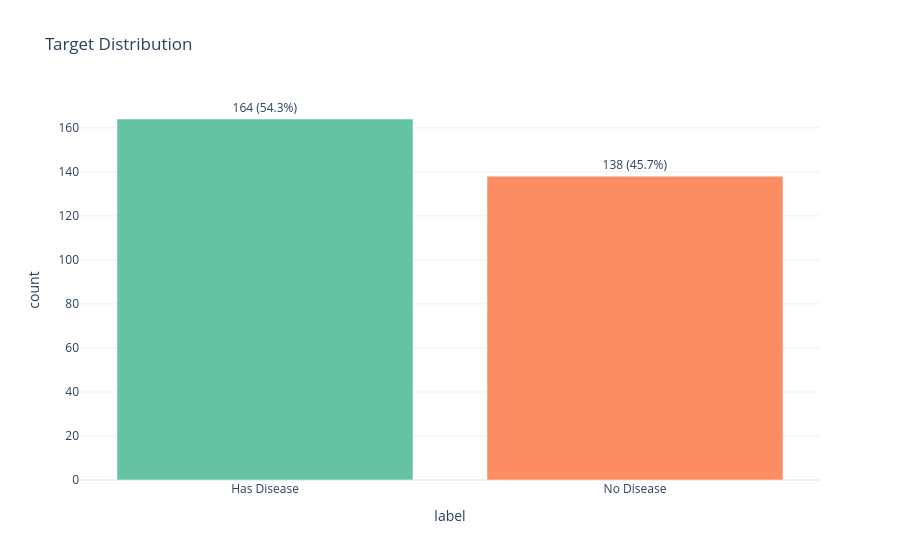
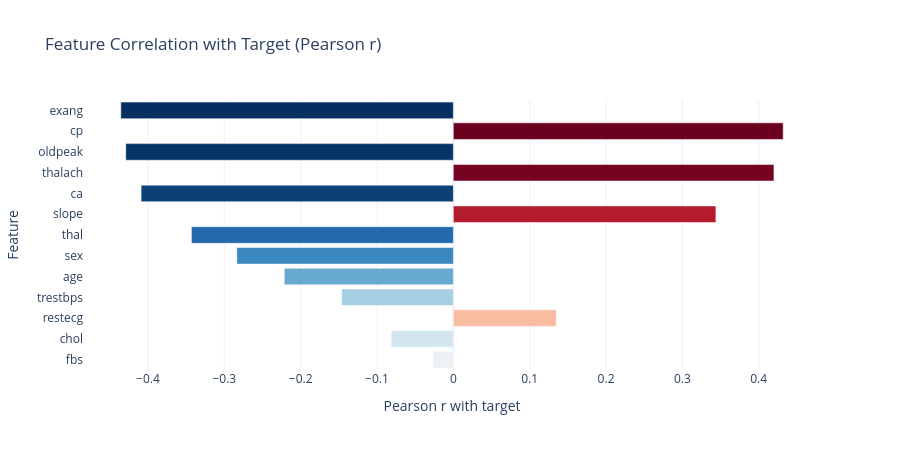
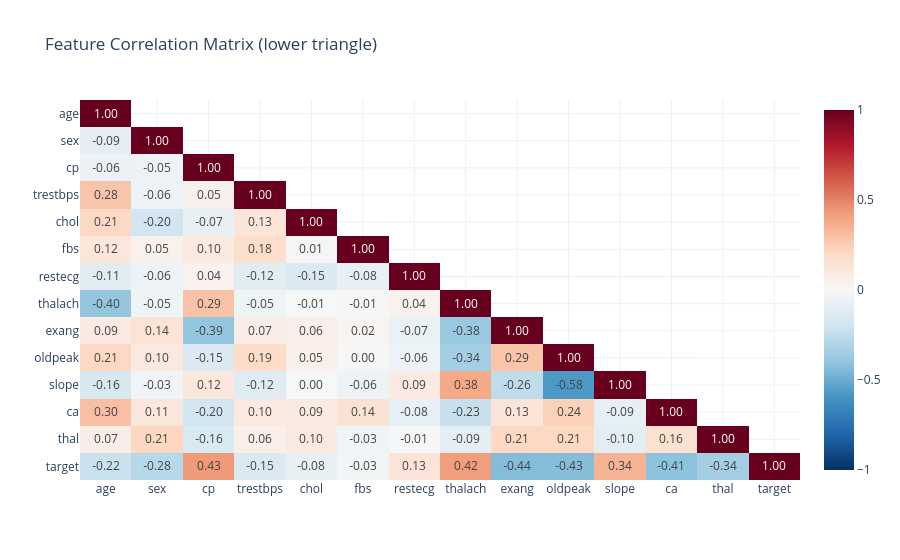
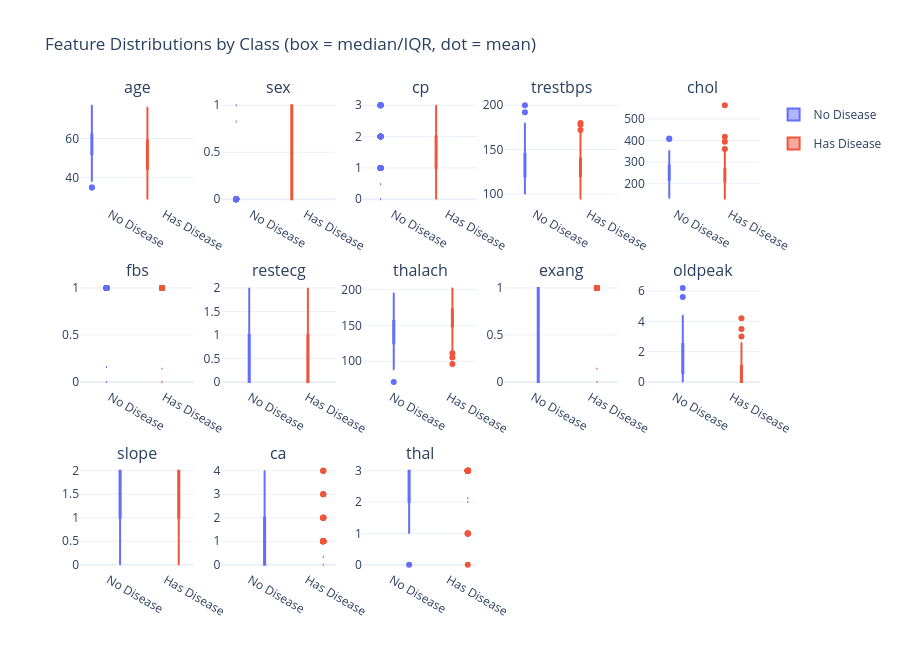

Notebook cell for these charts, in order:
### Markdown cell above
## 3. Exploratory Data Analysis

### Code cell
# ── 1. Target distribution ────────────────────────────────────
target_counts = df_raw['target'].value_counts().reset_index()
target_counts.columns = ['target', 'count']
target_counts['label'] = target_counts['target'].map({0: 'No Disease', 1: 'Has Disease'})
target_counts['pct'] = (target_counts['count'] / target_counts['count'].sum() * 100).round(1)
target_counts['text'] = target_counts.apply(lambda r: f"{r['count']} ({r['pct']}%)", axis=1)

px.bar(
    target_counts, x='label', y='count', color='label',
    title='Target Distribution',
    color_discrete_sequence=px.colors.qualitative.Set2,
    text='text', template='plotly_white',
).update_traces(textposition='outside').update_layout(showlegend=False).show()

# ── 2. Feature–target correlation bar ─────────────────────────
# Most actionable EDA view for classification: which features drive the target?
feat_corr = (
    df_raw.corrwith(df_raw['target'])
    .drop('target')
    .sort_values(key=abs, ascending=True)
)
px.bar(
    x=feat_corr.values, y=feat_corr.index,
    orientation='h',
    title='Feature Correlation with Target (Pearson r)',
    color=feat_corr.values,
    color_continuous_scale='RdBu_r',
    color_continuous_midpoint=0,
    template='plotly_white',
    labels={'x': 'Pearson r with target', 'y': 'Feature'},
).update_layout(coloraxis_showscale=False, height=450).show()

# ── 3. Correlation heatmap (lower triangle only) ───────────────
corr = df_raw.corr(numeric_only=True)
corr_display = corr.mask(np.triu(np.ones(corr.shape, dtype=bool), k=1))
px.imshow(
    corr_display, text_auto='.2f',
    title='Feature Correlation Matrix (lower triangle)',
    color_continuous_scale='RdBu_r', zmin=-1, zmax=1, template='plotly_white',
    aspect='auto',
).show()

# ── 4. Box plots: class separation per feature ────────────────
# Box plots reveal median shift and IQR overlap between classes -
# the primary visual signal for each feature's predictive power.
numeric_cols = [c for c in df_raw.columns if c != 'target']
fig_box = make_subplots(rows=3, cols=5, subplot_titles=numeric_cols[:13])
_class_style = [(0, 'No Disease', '#636EFA'), (1, 'Has Disease', '#EF553B')]
for i, col in enumerate(numeric_cols[:13]):
    r_idx, c_idx = divmod(i, 5)
    for t_val, label, color in _class_style:
        fig_box.add_trace(
            go.Box(
                y=df_raw[df_raw['target'] == t_val][col],
                name=label, marker_color=color,
                showlegend=(i == 0), legendgroup=label,
                boxmean=True,
            ),
            row=r_idx + 1, col=c_idx + 1,
        )
fig_box.update_layout(
    title='Feature Distributions by Class (box = median/IQR, dot = mean)',
    height=650, template='plotly_white', boxmode='group',
)
fig_box.show()

### Figure 1 — Plotly figure (JSON) as saved in the notebook; plotly's stock layout.template omitted (floating-point values rounded to 4 significant figures)
{"data": [{"hovertemplate": "label=%{x}<br>count=%{y}<br>text=%{text}<extra></extra>", "legendgroup": "Has Disease", "marker": {"color": "rgb(102,194,165)", "pattern": {"shape": ""}}, "name": "Has Disease", "orientation": "v", "showlegend": true, "text": ["164 (54.3%)"], "textposition": "outside", "type": "bar", "x": ["Has Disease"], "xaxis": "x", "y": [164], "yaxis": "y"}, {"hovertemplate": "label=%{x}<br>count=%{y}<br>text=%{text}<extra></extra>", "legendgroup": "No Disease", "marker": {"color": "rgb(252,141,98)", "pattern": {"shape": ""}}, "name": "No Disease", "orientation": "v", "showlegend": true, "text": ["138 (45.7%)"], "textposition": "outside", "type": "bar", "x": ["No Disease"], "xaxis": "x", "y": [138], "yaxis": "y"}], "layout": {"barmode": "relative", "legend": {"title": {"text": "label"}, "tracegroupgap": 0}, "showlegend": false, "title": {"text": "Target Distribution"}, "xaxis": {"anchor": "y", "categoryarray": ["Has Disease", "No Disease"], "categoryorder": "array", "domain": [0, 1], "title": {"text": "label"}}, "yaxis": {"anchor": "x", "domain": [0, 1], "title": {"text": "count"}}}}

### Figure 2 — Plotly figure (JSON) as saved in the notebook; plotly's stock layout.template omitted (floating-point values rounded to 4 significant figures)
{"data": [{"hovertemplate": "Pearson r with target=%{x}<br>Feature=%{y}<br>color=%{marker.color}<extra></extra>", "legendgroup": "", "marker": {"color": [-0.02683, -0.08144, 0.1349, -0.1463, -0.2215, -0.2836, -0.3431, 0.3439, -0.409, 0.42, -0.4291, 0.4321, -0.4356], "coloraxis": "coloraxis", "pattern": {"shape": ""}}, "name": "", "orientation": "h", "showlegend": false, "textposition": "auto", "type": "bar", "x": [-0.02683, -0.08144, 0.1349, -0.1463, -0.2215, -0.2836, -0.3431, 0.3439, -0.409, 0.42, -0.4291, 0.4321, -0.4356], "xaxis": "x", "y": ["fbs", "chol", "restecg", "trestbps", "age", "sex", "thal", "slope", "ca", "thalach", "oldpeak", "cp", "exang"], "yaxis": "y"}], "layout": {"barmode": "relative", "coloraxis": {"autocolorscale": false, "cmid": 0, "colorbar": {"title": {"text": "color"}}, "colorscale": [[0, "rgb(5,48,97)"], [0.1, "rgb(33,102,172)"], [0.2, "rgb(67,147,195)"], [0.3, "rgb(146,197,222)"], [0.4, "rgb(209,229,240)"], [0.5, "rgb(247,247,247)"], [0.6, "rgb(253,219,199)"], [0.7, "rgb(244,165,130)"], [0.8, "rgb(214,96,77)"], [0.9, "rgb(178,24,43)"], [1, "rgb(103,0,31)"]], "showscale": false}, "height": 450, "legend": {"tracegroupgap": 0}, "title": {"text": "Feature Correlation with Target (Pearson r)"}, "xaxis": {"anchor": "y", "domain": [0, 1], "title": {"text": "Pearson r with target"}}, "yaxis": {"anchor": "x", "domain": [0, 1], "title": {"text": "Feature"}}}}

### Figure 3 — Plotly figure (JSON) as saved in the notebook; plotly's stock layout.template omitted (floating-point values rounded to 4 significant figures; data arrays with more than 128 entries replaced by an {"elided": "..."} marker saying what was removed)
{"data": [{"coloraxis": "coloraxis", "hovertemplate": "x: %{x}<br>y: %{y}<br>color: %{z}<extra></extra>", "name": "0", "texttemplate": "%{z:.2f}", "type": "heatmap", "x": ["age", "sex", "cp", "trestbps", "chol", "fbs", "restecg", "thalach", "exang", "oldpeak", "slope", "ca", "thal", "target"], "xaxis": "x", "y": ["age", "sex", "cp", "trestbps", "chol", "fbs", "restecg", "thalach", "exang", "oldpeak", "slope", "ca", "thal", "target"], "yaxis": "y", "z": {"elided": "14x14 float values"}}], "layout": {"coloraxis": {"autocolorscale": false, "cmax": 1, "cmin": -1, "colorscale": [[0, "rgb(5,48,97)"], [0.1, "rgb(33,102,172)"], [0.2, "rgb(67,147,195)"], [0.3, "rgb(146,197,222)"], [0.4, "rgb(209,229,240)"], [0.5, "rgb(247,247,247)"], [0.6, "rgb(253,219,199)"], [0.7, "rgb(244,165,130)"], [0.8, "rgb(214,96,77)"], [0.9, "rgb(178,24,43)"], [1, "rgb(103,0,31)"]]}, "title": {"text": "Feature Correlation Matrix (lower triangle)"}, "xaxis": {"anchor": "y", "domain": [0, 1]}, "yaxis": {"anchor": "x", "autorange": "reversed", "domain": [0, 1]}}}

### Figure 4 — Plotly figure (JSON) as saved in the notebook; plotly's stock layout.template omitted (floating-point values rounded to 4 significant figures; data arrays with more than 128 entries replaced by an {"elided": "..."} marker saying what was removed)
{"data": [{"boxmean": true, "legendgroup": "No Disease", "marker": {"color": "#636EFA"}, "name": "No Disease", "showlegend": true, "type": "box", "xaxis": "x", "y": {"elided": "138 int values"}, "yaxis": "y"}, {"boxmean": true, "legendgroup": "Has Disease", "marker": {"color": "#EF553B"}, "name": "Has Disease", "showlegend": true, "type": "box", "xaxis": "x", "y": {"elided": "164 int values"}, "yaxis": "y"}, {"boxmean": true, "legendgroup": "No Disease", "marker": {"color": "#636EFA"}, "name": "No Disease", "showlegend": false, "type": "box", "xaxis": "x2", "y": {"elided": "138 int values"}, "yaxis": "y2"}, {"boxmean": true, "legendgroup": "Has Disease", "marker": {"color": "#EF553B"}, "name": "Has Disease", "showlegend": false, "type": "box", "xaxis": "x2", "y": {"elided": "164 int values"}, "yaxis": "y2"}, {"boxmean": true, "legendgroup": "No Disease", "marker": {"color": "#636EFA"}, "name": "No Disease", "showlegend": false, "type": "box", "xaxis": "x3", "y": {"elided": "138 int values"}, "yaxis": "y3"}, {"boxmean": true, "legendgroup": "Has Disease", "marker": {"color": "#EF553B"}, "name": "Has Disease", "showlegend": false, "type": "box", "xaxis": "x3", "y": {"elided": "164 int values"}, "yaxis": "y3"}, {"boxmean": true, "legendgroup": "No Disease", "marker": {"color": "#636EFA"}, "name": "No Disease", "showlegend": false, "type": "box", "xaxis": "x4", "y": {"elided": "138 int values"}, "yaxis": "y4"}, {"boxmean": true, "legendgroup": "Has Disease", "marker": {"color": "#EF553B"}, "name": "Has Disease", "showlegend": false, "type": "box", "xaxis": "x4", "y": {"elided": "164 int values"}, "yaxis": "y4"}, {"boxmean": true, "legendgroup": "No Disease", "marker": {"color": "#636EFA"}, "name": "No Disease", "showlegend": false, "type": "box", "xaxis": "x5", "y": {"elided": "138 int values"}, "yaxis": "y5"}, {"boxmean": true, "legendgroup": "Has Disease", "marker": {"color": "#EF553B"}, "name": "Has Disease", "showlegend": false, "type": "box", "xaxis": "x5", "y": {"elided": "164 int values"}, "yaxis": "y5"}, {"boxmean": true, "legendgroup": "No Disease", "marker": {"color": "#636EFA"}, "name": "No Disease", "showlegend": false, "type": "box", "xaxis": "x6", "y": {"elided": "138 int values"}, "yaxis": "y6"}, {"boxmean": true, "legendgroup": "Has Disease", "marker": {"color": "#EF553B"}, "name": "Has Disease", "showlegend": false, "type": "box", "xaxis": "x6", "y": {"elided": "164 int values"}, "yaxis": "y6"}, {"boxmean": true, "legendgroup": "No Disease", "marker": {"color": "#636EFA"}, "name": "No Disease", "showlegend": false, "type": "box", "xaxis": "x7", "y": {"elided": "138 int values"}, "yaxis": "y7"}, {"boxmean": true, "legendgroup": "Has Disease", "marker": {"color": "#EF553B"}, "name": "Has Disease", "showlegend": false, "type": "box", "xaxis": "x7", "y": {"elided": "164 int values"}, "yaxis": "y7"}, {"boxmean": true, "legendgroup": "No Disease", "marker": {"color": "#636EFA"}, "name": "No Disease", "showlegend": false, "type": "box", "xaxis": "x8", "y": {"elided": "138 int values"}, "yaxis": "y8"}, {"boxmean": true, "legendgroup": "Has Disease", "marker": {"color": "#EF553B"}, "name": "Has Disease", "showlegend": false, "type": "box", "xaxis": "x8", "y": {"elided": "164 int values"}, "yaxis": "y8"}, {"boxmean": true, "legendgroup": "No Disease", "marker": {"color": "#636EFA"}, "name": "No Disease", "showlegend": false, "type": "box", "xaxis": "x9", "y": {"elided": "138 int values"}, "yaxis": "y9"}, {"boxmean": true, "legendgroup": "Has Disease", "marker": {"color": "#EF553B"}, "name": "Has Disease", "showlegend": false, "type": "box", "xaxis": "x9", "y": {"elided": "164 int values"}, "yaxis": "y9"}, {"boxmean": true, "legendgroup": "No Disease", "marker": {"color": "#636EFA"}, "name": "No Disease", "showlegend": false, "type": "box", "xaxis": "x10", "y": {"elided": "138 float values"}, "yaxis": "y10"}, {"boxmean": true, "legendgroup": "Has Disease", "marker": {"color": "#EF553B"}, "name": "Has Disease", "showlegend": false, "type": "box", "xaxis": "x10", "y": {"elided": "164 float values"}, "yaxis": "y10"}, {"boxmean": true, "legendgroup": "No Disease", "marker": {"color": "#636EFA"}, "name": "No Disease", "showlegend": false, "type": "box", "xaxis": "x11", "y": {"elided": "138 int values"}, "yaxis": "y11"}, {"boxmean": true, "legendgroup": "Has Disease", "marker": {"color": "#EF553B"}, "name": "Has Disease", "showlegend": false, "type": "box", "xaxis": "x11", "y": {"elided": "164 int values"}, "yaxis": "y11"}, {"boxmean": true, "legendgroup": "No Disease", "marker": {"color": "#636EFA"}, "name": "No Disease", "showlegend": false, "type": "box", "xaxis": "x12", "y": {"elided": "138 int values"}, "yaxis": "y12"}, {"boxmean": true, "legendgroup": "Has Disease", "marker": {"color": "#EF553B"}, "name": "Has Disease", "showlegend": false, "type": "box", "xaxis": "x12", "y": {"elided": "164 int values"}, "yaxis": "y12"}, {"boxmean": true, "legendgroup": "No Disease", "marker": {"color": "#636EFA"}, "name": "No Disease", "showlegend": false, "type": "box", "xaxis": "x13", "y": {"elided": "138 int values"}, "yaxis": "y13"}, {"boxmean": true, "legendgroup": "Has Disease", "marker": {"color": "#EF553B"}, "name": "Has Disease", "showlegend": false, "type": "box", "xaxis": "x13", "y": {"elided": "164 int values"}, "yaxis": "y13"}], "layout": {"annotations": [{"font": {"size": 16}, "showarrow": false, "text": "age", "x": 0.084, "xanchor": "center", "xref": "paper", "y": 1, "yanchor": "bottom", "yref": "paper"}, {"font": {"size": 16}, "showarrow": false, "text": "sex", "x": 0.292, "xanchor": "center", "xref": "paper", "y": 1, "yanchor": "bottom", "yref": "paper"}, {"font": {"size": 16}, "showarrow": false, "text": "cp", "x": 0.5, "xanchor": "center", "xref": "paper", "y": 1, "yanchor": "bottom", "yref": "paper"}, {"font": {"size": 16}, "showarrow": false, "text": "trestbps", "x": 0.708, "xanchor": "center", "xref": "paper", "y": 1, "yanchor": "bottom", "yref": "paper"}, {"font": {"size": 16}, "showarrow": false, "text": "chol", "x": 0.916, "xanchor": "center", "xref": "paper", "y": 1, "yanchor": "bottom", "yref": "paper"}, {"font": {"size": 16}, "showarrow": false, "text": "fbs", "x": 0.084, "xanchor": "center", "xref": "paper", "y": 0.6111, "yanchor": "bottom", "yref": "paper"}, {"font": {"size": 16}, "showarrow": false, "text": "restecg", "x": 0.292, "xanchor": "center", "xref": "paper", "y": 0.6111, "yanchor": "bottom", "yref": "paper"}, {"font": {"size": 16}, "showarrow": false, "text": "thalach", "x": 0.5, "xanchor": "center", "xref": "paper", "y": 0.6111, "yanchor": "bottom", "yref": "paper"}, {"font": {"size": 16}, "showarrow": false, "text": "exang", "x": 0.708, "xanchor": "center", "xref": "paper", "y": 0.6111, "yanchor": "bottom", "yref": "paper"}, {"font": {"size": 16}, "showarrow": false, "text": "oldpeak", "x": 0.916, "xanchor": "center", "xref": "paper", "y": 0.6111, "yanchor": "bottom", "yref": "paper"}, {"font": {"size": 16}, "showarrow": false, "text": "slope", "x": 0.084, "xanchor": "center", "xref": "paper", "y": 0.2222, "yanchor": "bottom", "yref": "paper"}, {"font": {"size": 16}, "showarrow": false, "text": "ca", "x": 0.292, "xanchor": "center", "xref": "paper", "y": 0.2222, "yanchor": "bottom", "yref": "paper"}, {"font": {"size": 16}, "showarrow": false, "text": "thal", "x": 0.5, "xanchor": "center", "xref": "paper", "y": 0.2222, "yanchor": "bottom", "yref": "paper"}], "boxmode": "group", "height": 650, "title": {"text": "Feature Distributions by Class (box = median/IQR, dot = mean)"}, "xaxis": {"anchor": "y", "domain": [0, 0.168]}, "xaxis10": {"anchor": "y10", "domain": [0.832, 1]}, "xaxis11": {"anchor": "y11", "domain": [0, 0.168]}, "xaxis12": {"anchor": "y12", "domain": [0.208, 0.376]}, "xaxis13": {"anchor": "y13", "domain": [0.416, 0.584]}, "xaxis14": {"anchor": "y14", "domain": [0.624, 0.792]}, "xaxis15": {"anchor": "y15", "domain": [0.832, 1]}, "xaxis2": {"anchor": "y2", "domain": [0.208, 0.376]}, "xaxis3": {"anchor": "y3", "domain": [0.416, 0.584]}, "xaxis4": {"anchor": "y4", "domain": [0.624, 0.792]}, "xaxis5": {"anchor": "y5", "domain": [0.832, 1]}, "xaxis6": {"anchor": "y6", "domain": [0, 0.168]}, "xaxis7": {"anchor": "y7", "domain": [0.208, 0.376]}, "xaxis8": {"anchor": "y8", "domain": [0.416, 0.584]}, "xaxis9": {"anchor": "y9", "domain": [0.624, 0.792]}, "yaxis": {"anchor": "x", "domain": [0.7778, 1]}, "yaxis10": {"anchor": "x10", "domain": [0.3889, 0.6111]}, "yaxis11": {"anchor": "x11", "domain": [0, 0.2222]}, "yaxis12": {"anchor": "x12", "domain": [0, 0.2222]}, "yaxis13": {"anchor": "x13", "domain": [0, 0.2222]}, "yaxis14": {"anchor": "x14", "domain": [0, 0.2222]}, "yaxis15": {"anchor": "x15", "domain": [0, 0.2222]}, "yaxis2": {"anchor": "x2", "domain": [0.7778, 1]}, "yaxis3": {"anchor": "x3", "domain": [0.7778, 1]}, "yaxis4": {"anchor": "x4", "domain": [0.7778, 1]}, "yaxis5": {"anchor": "x5", "domain": [0.7778, 1]}, "yaxis6": {"anchor": "x6", "domain": [0.3889, 0.6111]}, "yaxis7": {"anchor": "x7", "domain": [0.3889, 0.6111]}, "yaxis8": {"anchor": "x8", "domain": [0.3889, 0.6111]}, "yaxis9": {"anchor": "x9", "domain": [0.3889, 0.6111]}}}
